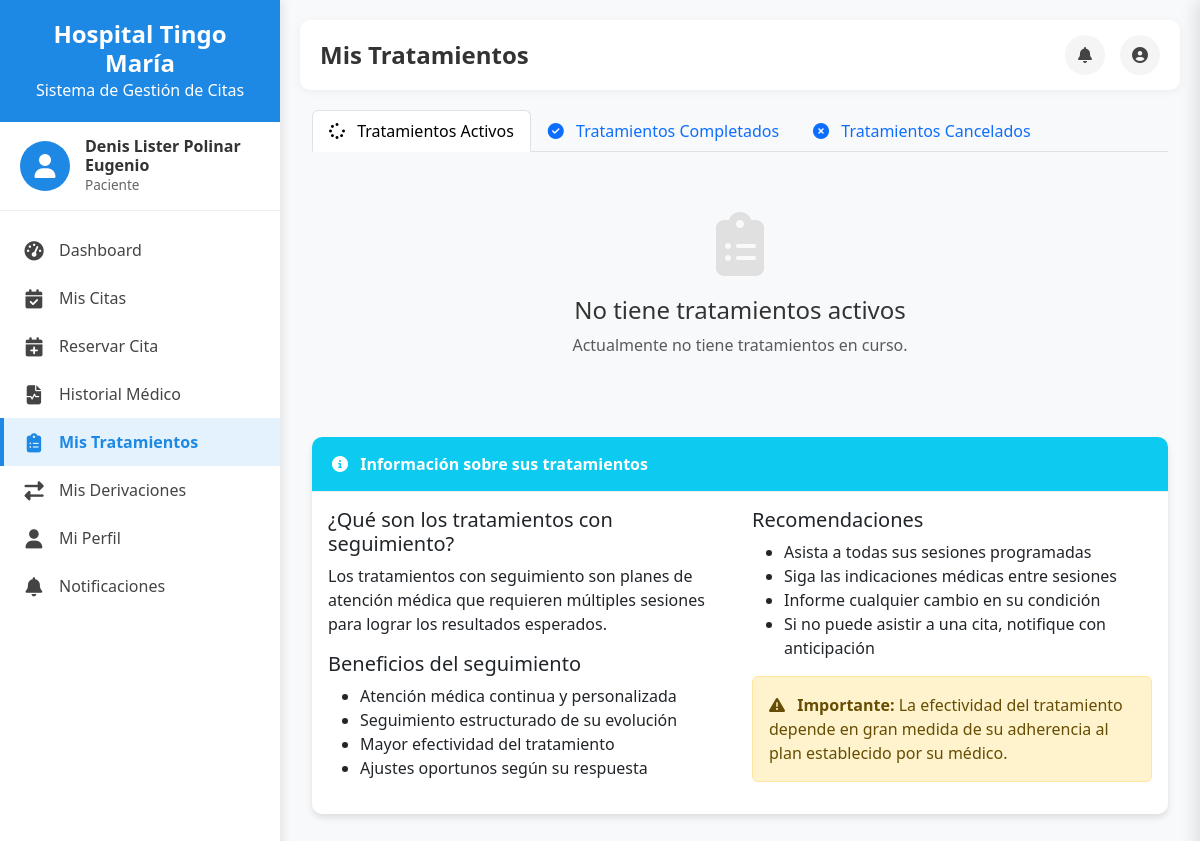
Page /mis-tratamientos/ (signed in) on the earlier database version.
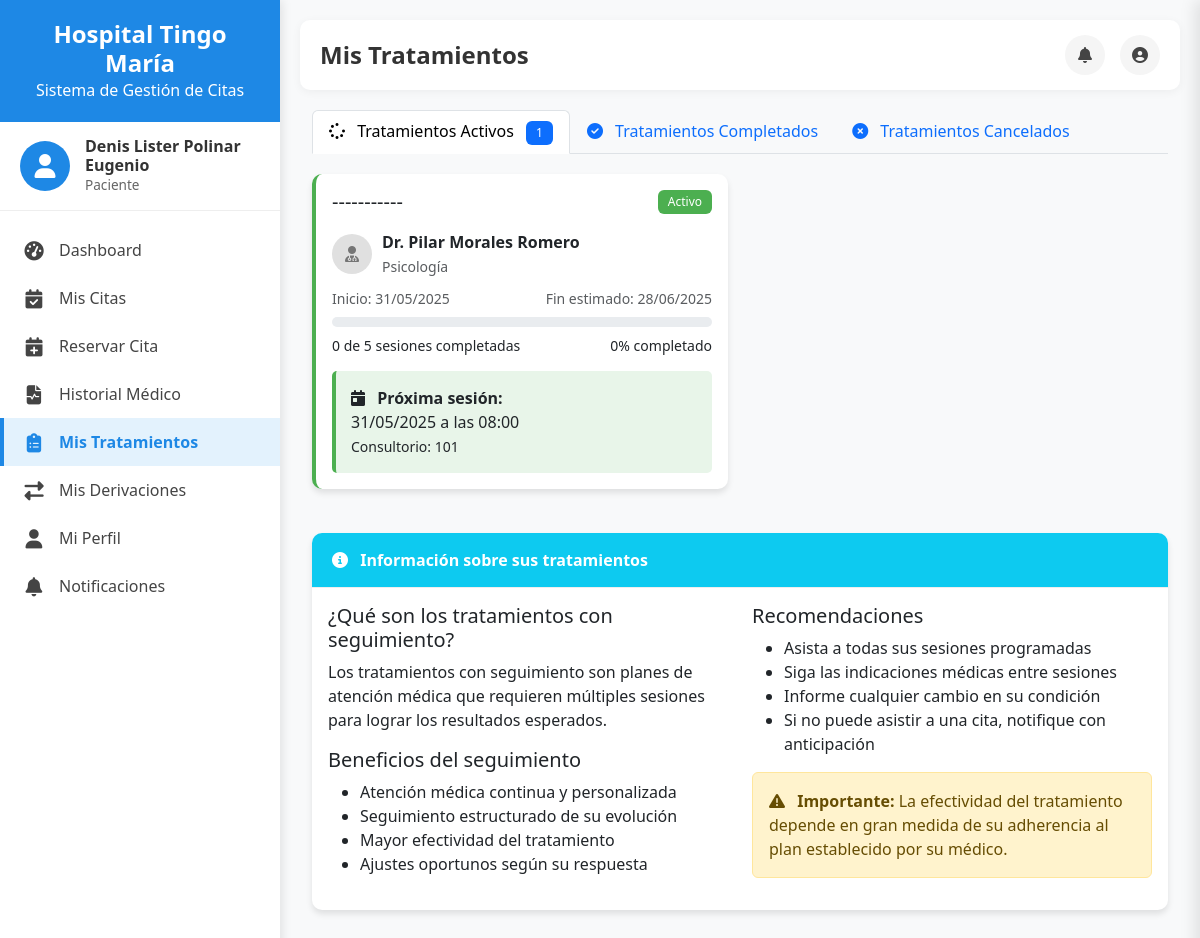
Same page on the later database version.
### core/models.py (models this page shows, shortened)
class TratamientoProgramado(models.Model):
    paciente = models.ForeignKey(Paciente, on_delete=models.CASCADE, related_name='tratamientos')
    medico = models.ForeignKey(Medico, on_delete=models.CASCADE, related_name='tratamientos_programados')
    diagnostico = models.TextField()
    cantidad_sesiones = models.PositiveIntegerField()
    sesiones_completadas = models.PositiveIntegerField(default=0)
    frecuencia_dias = models.PositiveIntegerField()
    fecha_inicio = models.DateField()
    fecha_fin_estimada = models.DateField(null=True, blank=True)
    estado = models.CharField(max_length=10, choices=ESTADO_TRATAMIENTO_CHOICES, default='activo')
    notas_seguimiento = models.TextField(blank=True, help_text='Notas generales sobre el progreso del tratamiento')
    created_at = models.DateTimeField(auto_now_add=True)
    updated_at = models.DateTimeField(auto_now=True)
    def progreso(self):
        if self.cantidad_sesiones > 0:
            return int((self.sesiones_completadas / self.cantidad_sesiones) * 100)
        return 0
    class Meta:
        verbose_name = 'Tratamiento Programado'
        verbose_name_plural = 'Tratamientos Programados'
        ordering = ['-created_at']

class Medico(models.Model):
    usuario = models.OneToOneField(Usuario, on_delete=models.CASCADE, related_name='medico')
    cmp = models.CharField(max_length=10, verbose_name='Código Médico Profesional')
    especialidad = models.ForeignKey(Especialidad, on_delete=models.CASCADE, related_name='medicos')
    class Meta:
        verbose_name = 'Médico'
        verbose_name_plural = 'Médicos'

class Usuario(AbstractUser):
    nombres = models.CharField(max_length=100, blank=True)
    apellidos = models.CharField(max_length=100, blank=True)
    dni = models.CharField(max_length=8, unique=True, null=True, blank=True)
    telefono = models.CharField(max_length=15, blank=True)
    direccion = models.TextField(blank=True)
    fecha_nacimiento = models.DateField(null=True, blank=True)
    sexo = models.CharField(max_length=1, choices=SEXO_CHOICES, blank=True)
    rol = models.ForeignKey(Rol, on_delete=models.SET_NULL, null=True, related_name='usuarios')
    foto_perfil = models.ImageField(upload_to='fotos_perfil/', null=True, blank=True)
    class Meta:
        verbose_name = 'Usuario'
        verbose_name_plural = 'Usuarios'

class Especialidad(models.Model):
    nombre = models.CharField(max_length=100)
    descripcion = models.TextField(blank=True)
    acceso_directo = models.BooleanField(default=False, help_text='Si puede ser agendada sin derivación previa')
    class Meta:
        verbose_name = 'Especialidad'
        verbose_name_plural = 'Especialidades'

class SeguimientoSesion(models.Model):
    tratamiento = models.ForeignKey(TratamientoProgramado, on_delete=models.CASCADE, related_name='sesiones')
    cita = models.OneToOneField('Cita', on_delete=models.SET_NULL, null=True, blank=True, related_name='seguimiento_sesion')
    numero_sesion = models.PositiveIntegerField()
    fecha_programada = models.DateField()
    fecha_realizada = models.DateField(null=True, blank=True)
    estado = models.CharField(max_length=15, choices=(
        ('pendiente', 'Pendiente'),
        ('completada', 'Completada'),
        ('cancelada', 'Cancelada'),
        ('reprogramada', 'Reprogramada')
    ), default='pendiente')
    observaciones = models.TextField(blank=True)
    evolucion = models.TextField(blank=True, help_text='Evolución del paciente en esta sesión')
    created_at = models.DateTimeField(auto_now_add=True)
    updated_at = models.DateTimeField(auto_now=True)
    class Meta:
        verbose_name = 'Seguimiento de Sesión'
        verbose_name_plural = 'Seguimientos de Sesiones'
        ordering = ['tratamiento', 'numero_sesion']
        unique_together = ['tratamiento', 'numero_sesion']

class Cita(models.Model):
    paciente = models.ForeignKey(Paciente, on_delete=models.CASCADE, related_name='citas')
    medico = models.ForeignKey(Medico, on_delete=models.CASCADE, related_name='citas')
    consultorio = models.ForeignKey(Consultorio, on_delete=models.CASCADE, related_name='citas')
    fecha = models.DateField()
    hora_inicio = models.TimeField()
    hora_fin = models.TimeField()
    estado = models.CharField(max_length=10, choices=ESTADO_CITA_CHOICES, default='pendiente')
    motivo = models.TextField()
    created_at = models.DateTimeField(auto_now_add=True)
    asistio = models.BooleanField(null=True, blank=True)
    fue_justificada = models.BooleanField(default=False)
    motivo_no_asistencia = models.TextField(blank=True)
    cita_anterior = models.ForeignKey('self', on_delete=models.SET_NULL, null=True, blank=True, related_name='citas_seguimiento')
    tratamiento = models.ForeignKey(TratamientoProgramado, on_delete=models.SET_NULL, null=True, blank=True, related_name='citas')
    reservado_por = models.ForeignKey(Usuario, on_delete=models.SET_NULL, null=True, related_name='citas_reservadas')
    derivacion = models.ForeignKey(Derivacion, on_delete=models.SET_NULL, null=True, blank=True, related_name='citas')
    class Meta:
        verbose_name = 'Cita'
        verbose_name_plural = 'Citas'
        ordering = ['fecha', 'hora_inicio']

class Consultorio(models.Model):
    codigo = models.CharField(max_length=10)
    piso = models.CharField(max_length=10)
    area = models.CharField(max_length=100)
    class Meta:
        verbose_name = 'Consultorio'
        verbose_name_plural = 'Consultorios'

### core/views_seguimiento.py (the view)
# urls.py: path('mis-tratamientos/', views_seguimiento.mis_tratamientos, name='mis_tratamientos'),
@login_required
def mis_tratamientos(request):
    if not request.user.rol or request.user.rol.nombre != 'Paciente':
        messages.error(request, 'No tienes permiso para acceder a esta página')
        return redirect('dashboard')
    try:
        paciente = request.user.paciente
    except Paciente.DoesNotExist:
        messages.error(request, 'No se encontró el perfil de paciente')
        return redirect('dashboard')
    tratamientos_activos = TratamientoProgramado.objects.filter(
        paciente=paciente,
        estado='activo'
    ).order_by('-created_at')
    tratamientos_completados = TratamientoProgramado.objects.filter(
        paciente=paciente,
        estado='terminado'
    ).order_by('-created_at')
    tratamientos_cancelados = TratamientoProgramado.objects.filter(
        paciente=paciente,
        estado='cancelado'
    ).order_by('-created_at')
    context = {
        'tratamientos_activos': tratamientos_activos,
        'tratamientos_completados': tratamientos_completados,
        'tratamientos_cancelados': tratamientos_cancelados,
    }
    return render(request, 'paciente/mis_tratamientos.html', context)

### core/templatetags/notification_filters.py (called while the page is built)
@register.filter
def get_notification_icon(tipo):
    iconos = {
        'confirmacion': 'check-circle',
        'recordatorio': 'clock',
        'cancelacion': 'times-circle',
        'advertencia': 'exclamation-triangle',
        'informacion': 'info-circle'
    }
    return iconos.get(tipo, 'bell')

### templates/paciente/mis_tratamientos.html (shortened to what the changed rows need)
{% extends 'dashboard/base_dashboard.html' %}
{% load static %}
{% block content %}
<div class="container-fluid">
    <div class="row">
        <div class="col-md-12">
            <ul class="nav nav-tabs" id="tratamientosTab" role="tablist">
                <li class="nav-item" role="presentation">
                    <button class="nav-link active" id="activos-tab" data-bs-toggle="tab" data-bs-target="#activos" type="button" role="tab" aria-controls="activos" aria-selected="true">
                        <i class="fas fa-spinner me-2"></i> Tratamientos Activos
                        {% if tratamientos_activos %}
                            <span class="badge bg-primary ms-2">{{ tratamientos_activos|length }}</span>
                        {% endif %}
                    </button>
                </li>
            </ul>
            <div class="tab-content" id="tratamientosTabContent">
                <div class="tab-pane fade show active" id="activos" role="tabpanel" aria-labelledby="activos-tab">
                    {% if tratamientos_activos %}
                        <div class="row">
                            {% for tratamiento in tratamientos_activos %}
                                <div class="col-md-6">
                                    <div class="card tratamiento-card {{ tratamiento.estado }}" onclick="window.location.href='{% url 'detalle_seguimiento' tratamiento.id %}'">
                                        <div class="card-body">
                                            <div class="d-flex justify-content-between align-items-center mb-3">
                                                <h5 class="mb-0">{{ tratamiento.diagnostico|truncatechars:50 }}</h5>
                                                <span class="badge badge-{{ tratamiento.estado }}">{{ tratamiento.get_estado_display }}</span>
                                            </div>
                                            <div class="doctor-info">
                                                <div class="doctor-avatar">
                                                    <i class="fas fa-user-md"></i>
                                                </div>
                                                <div>
                                                    <strong>Dr. {{ tratamiento.medico.usuario.nombres }} {{ tratamiento.medico.usuario.apellidos }}</strong><br>
                                                    <small class="text-muted">{{ tratamiento.medico.especialidad.nombre }}</small>
                                                </div>
                                            </div>
                                            <div class="d-flex justify-content-between align-items-center mb-2">
                                                <small class="text-muted">Inicio: {{ tratamiento.fecha_inicio|date:"d/m/Y" }}</small>
                                                <small class="text-muted">Fin estimado: {{ tratamiento.fecha_fin_estimada|date:"d/m/Y"|default:"No disponible" }}</small>
                                            </div>
                                            <div class="progress mb-2">
                                            </div>
                                            <div class="d-flex justify-content-between">
                                                <small>{{ tratamiento.sesiones_completadas }} de {{ tratamiento.cantidad_sesiones }} sesiones completadas</small>
                                                <small>{{ tratamiento.progreso }}% completado</small>
                                            </div>
                                            {% for sesion in tratamiento.sesiones.all %}
                                                {% if sesion.estado == 'programada' and forloop.counter == 1 %}
                                                    <div class="next-session">
                                                        <strong><i class="fas fa-calendar-day me-2"></i> Próxima sesión:</strong>
                                                        <p class="mb-0">{{ sesion.cita.fecha|date:"d/m/Y" }} a las {{ sesion.cita.hora_inicio|time:"H:i" }}</p>
                                                        <small>Consultorio: {{ sesion.cita.consultorio.codigo }}</small>
                                                    </div>
                                                {% endif %}
                                            {% endfor %}
                                        </div>
                                    </div>
                                </div>
                            {% endfor %}
                        </div>
                    {% else %}
                        <div class="empty-state">
                            <i class="fas fa-clipboard-list"></i>
                            <h4>No tiene tratamientos activos</h4>
                            <p class="text-muted">Actualmente no tiene tratamientos en curso.</p>
                        </div>
                    {% endif %}
                </div>
            </div>
        </div>
    </div>
</div>
{% endblock %}

Differences in the rows shown:
added TratamientoProgramado: diagnostico "-----------", estado "Activo", medico.usuario.nombres "Pilar", medico.usuario.apellidos "Morales Romero", medico.especialidad.nombre "Psicología", fecha_inicio "31/05/2025", fecha_fin_estimada "28/06/2025", sesiones_completadas "0", cantidad_sesiones "5", progreso "0"
added SeguimientoSesion: cita.fecha "31/05/2025", cita.hora_inicio "08:00", cita.consultorio.codigo "101"
Other differences:
{{ tratamientos_activos|length }}: (not shown) → "1"
text no longer shown: "No tiene tratamientos activos Actualmente no tiene tratamientos en curso."
